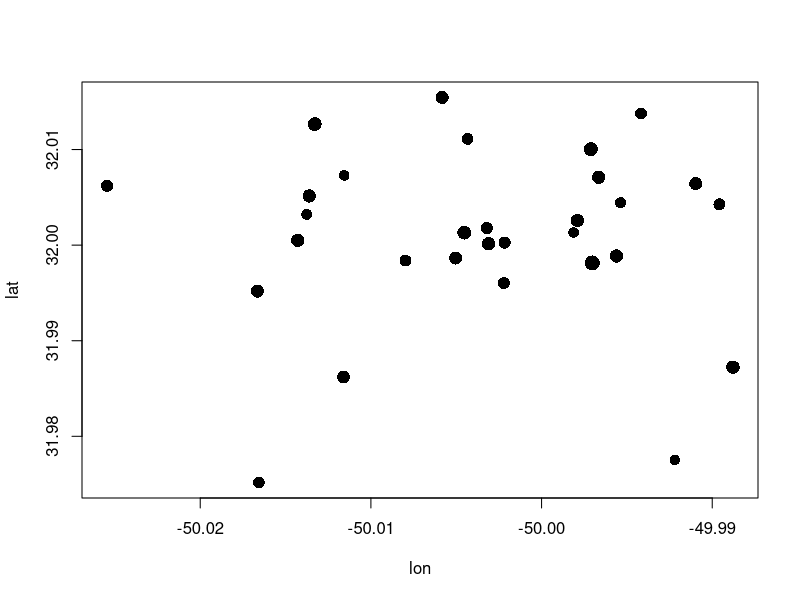
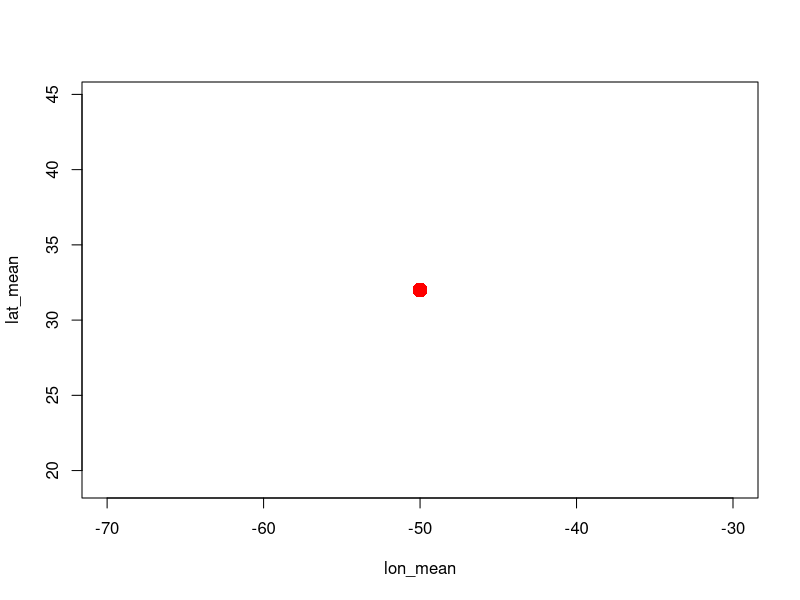
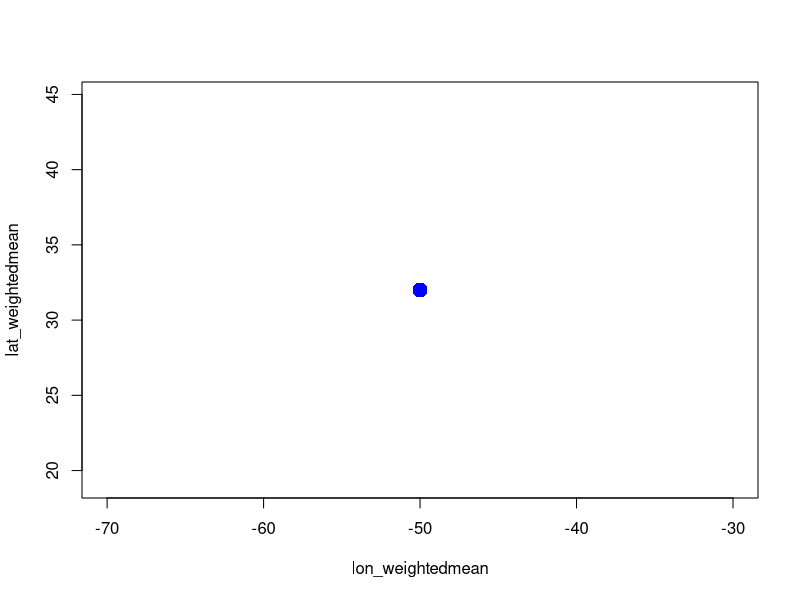

These figures' R source, in order:
lat = rnorm(30,32,0.01)
lon = rnorm(30,-50,0.01)
temp = rnorm(30,22,2)

lat_mean = mean(lat)
lon_mean = mean(lon)

lat_weightedmean = sum(lat*temp)/sum(temp)
lon_weightedmean = sum(lon*temp)/sum(temp)

plot(lon, lat, cex=2*temp/max(temp), pch=16)

plot(lon_mean, lat_mean, col="red", pch=16, cex=2)

plot(lon_weightedmean, lat_weightedmean, col="blue", pch=16, cex=2)



